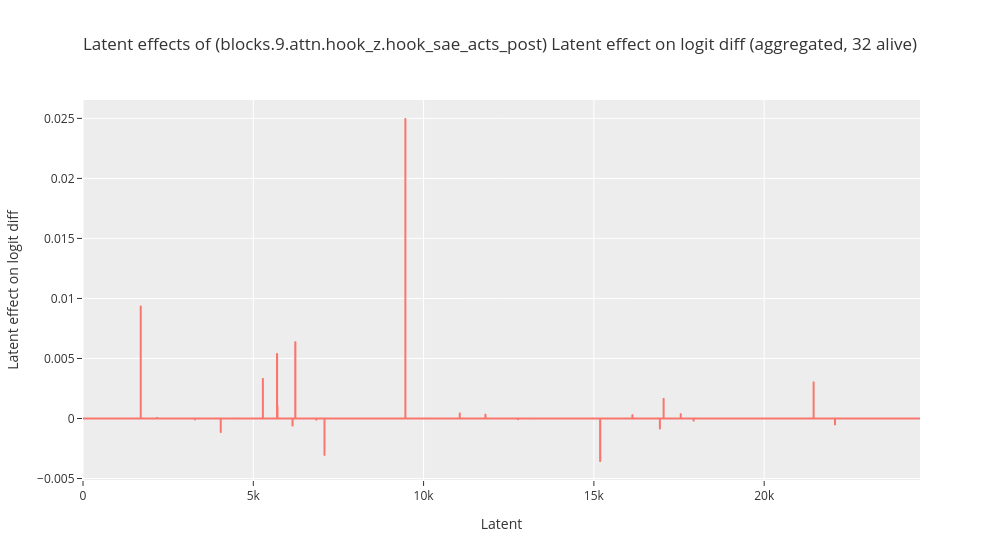
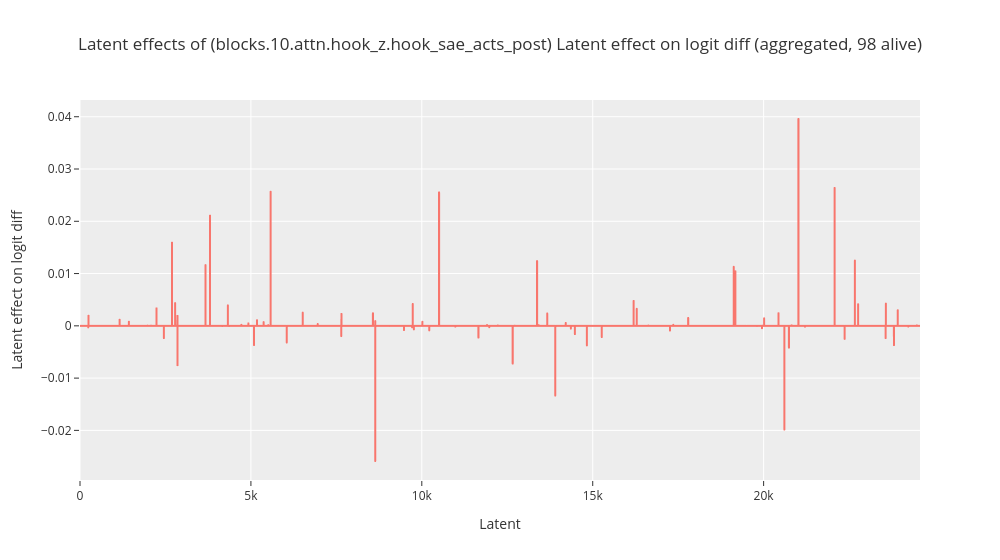

Here is the notebook cell these charts were saved with, in order:
### Markdown cell above
#### Per Batch Ablation Effect Graphs [Optional]

### Code cell
if artifact_cfg.latent_effects_graphs and it.logit_diffs_attr_ablation.name in tutorial_active_ops:
    # TODO: add note that only latent effects associated with correct answers currently displayed
    # TODO: allow toggling correct filtering during runs
    analysis_results[it.logit_diffs_attr_ablation.name].plot_latent_effects(
        per_batch=artifact_cfg.latent_effects_graphs_per_batch
    )

### Figure 1 — Plotly figure (JSON) as saved in the notebook; plotly's stock layout.template omitted (floating-point values rounded to 4 significant figures; data arrays with more than 128 entries replaced by an {"elided": "..."} marker saying what was removed)
{"data": [{"hovertemplate": "variable=0<br>Latent=%{x}<br>Latent effect on logit diff=%{y}<extra></extra>", "legendgroup": "0", "line": {"color": "#F8766D", "dash": "solid"}, "marker": {"symbol": "circle"}, "mode": "lines", "name": "0", "showlegend": true, "type": "scattergl", "x": {"elided": "24576 int values"}, "xaxis": "x", "y": {"elided": "24576 float values"}, "yaxis": "y"}], "layout": {"legend": {"title": {"text": "variable"}, "tracegroupgap": 0}, "showlegend": false, "title": {"text": "Latent effects of (blocks.9.attn.hook_z.hook_sae_acts_post) Latent effect on logit diff (aggregated, 32 alive)"}, "width": 1000, "xaxis": {"anchor": "y", "domain": [0.0, 1.0], "title": {"text": "Latent"}}, "yaxis": {"anchor": "x", "domain": [0.0, 1.0], "title": {"text": "Latent effect on logit diff"}}}}

### Figure 2 — Plotly figure (JSON) as saved in the notebook; plotly's stock layout.template omitted (floating-point values rounded to 4 significant figures; data arrays with more than 128 entries replaced by an {"elided": "..."} marker saying what was removed)
{"data": [{"hovertemplate": "variable=0<br>Latent=%{x}<br>Latent effect on logit diff=%{y}<extra></extra>", "legendgroup": "0", "line": {"color": "#F8766D", "dash": "solid"}, "marker": {"symbol": "circle"}, "mode": "lines", "name": "0", "showlegend": true, "type": "scattergl", "x": {"elided": "24576 int values"}, "xaxis": "x", "y": {"elided": "24576 float values"}, "yaxis": "y"}], "layout": {"legend": {"title": {"text": "variable"}, "tracegroupgap": 0}, "showlegend": false, "title": {"text": "Latent effects of (blocks.10.attn.hook_z.hook_sae_acts_post) Latent effect on logit diff (aggregated, 98 alive)"}, "width": 1000, "xaxis": {"anchor": "y", "domain": [0.0, 1.0], "title": {"text": "Latent"}}, "yaxis": {"anchor": "x", "domain": [0.0, 1.0], "title": {"text": "Latent effect on logit diff"}}}}
